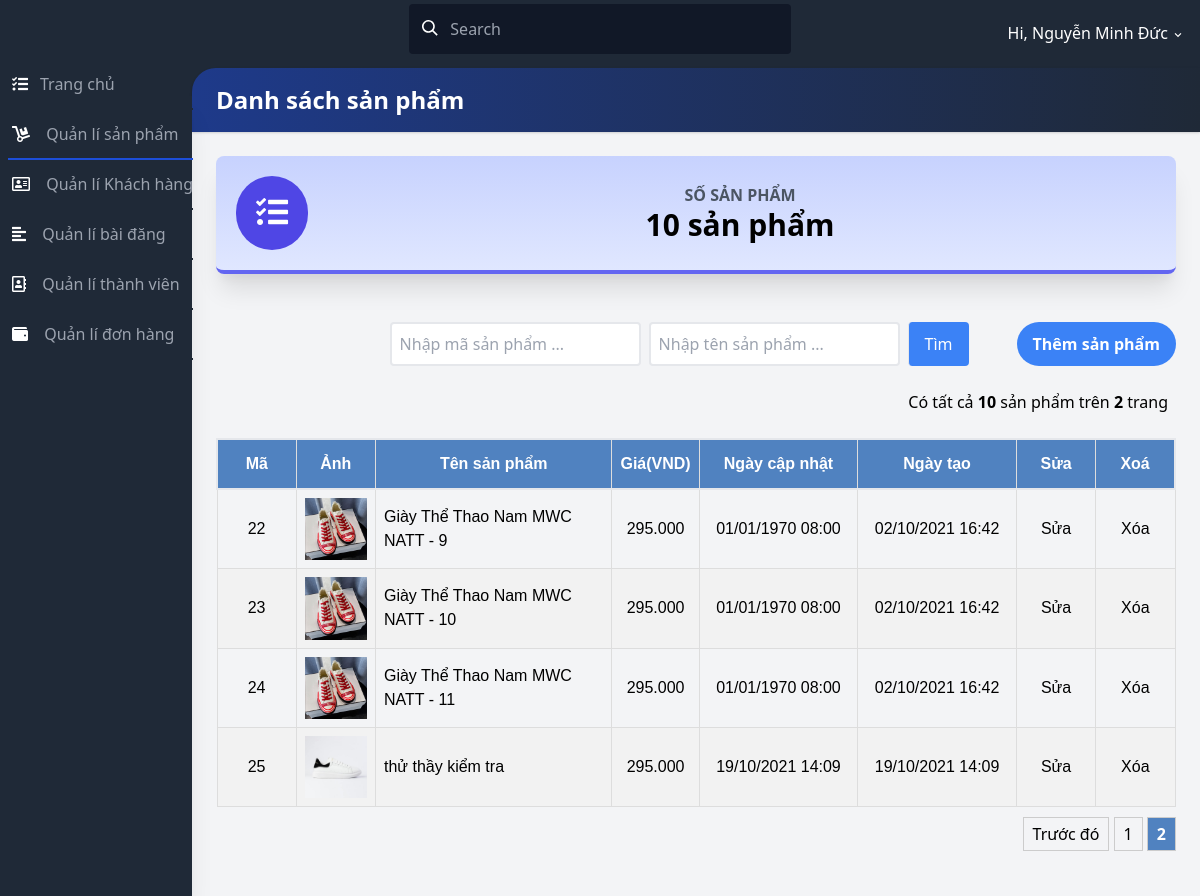
/admin/quanlisanpham.php?per_page=6&page=2 (signed in), run on the app's committed database.
### tables this page shows
CREATE TABLE tbl_qlsanpham (
  masp int(11) NOT NULL AUTO_INCREMENT,
  tensp varchar(255) DEFAULT NULL,
  anhgiuoithieu1 varchar(255) DEFAULT NULL,
  anhgiuoithieu2 varchar(255) DEFAULT NULL,
  anhdaidien varchar(255) DEFAULT NULL,
  giasanpham int(11) DEFAULT NULL,
  giagoc int(11) DEFAULT NULL,
  noidung varchar(5000) DEFAULT NULL,
  ngaytao int(11) DEFAULT NULL,
  nhomsp varchar(255) DEFAULT NULL,
  ngaycapnhat int(11) DEFAULT NULL,
  PRIMARY KEY (masp)
);

### admin/quanlisanpham.php (the view, shortened to what this page needs)
<?php
    include './connect_db.php';
    $item_per_page = !empty($_GET['per_page']) ? $_GET['per_page'] : 6;
    $current_page = !empty($_GET['page']) ? $_GET['page'] : 1;
    $offset = ($current_page - 1) * $item_per_page;
    $totalRecords = mysqli_query($con, "SELECT * FROM `tbl_qlsanpham`");
    $totalRecords = $totalRecords->num_rows;
    $totalPages = ceil($totalRecords / $item_per_page);
    if (!empty($where)) {
        $result = mysqli_query($con,
            "SELECT * FROM `tbl_qlsanpham` where (" . $where . ") ORDER BY `masp` ASC  LIMIT " . $item_per_page .
            " OFFSET " . $offset);
    } else {
        $result = mysqli_query($con,
            "SELECT * FROM `tbl_qlsanpham` ORDER BY `masp` ASC  LIMIT " . $item_per_page . " OFFSET " . $offset);
    }
?>
<!DOCTYPE html>
<html lang="en">
<head>
    <link href="https://use.fontawesome.com/releases/v5.3.1/css/all.css"
          rel="stylesheet">
    <link href="https://unpkg.com/tailwindcss@^2/dist/tailwind.min.css"
          rel="stylesheet">
    <link href="https://afeld.github.io/emoji-css/emoji.css" rel="stylesheet">
    <link href="css/test.css" rel="stylesheet">
</head>
<body class="bg-gray-800 font-sans leading-normal tracking-normal mt-12">
<nav class="fixed top-0 z-20 px-1 pt-2 pb-1 mt-0 w-full h-auto bg-gray-800 md:pt-1">
    <div class="flex flex-wrap items-center">
        <div class="flex flex-shrink justify-center text-white md:w-1/3 md:justify-start">
            <a href="#">
                <span class="pl-2 text-xl"><i class="em em-grinning"></i></span>
            </a>
        </div>
        <div class="flex flex-1 justify-center px-2 text-white md:w-1/3 md:justify-start">
                <span class="relative w-full">
                    <input class="px-2 py-3 pl-10 w-full leading-normal text-white bg-gray-900 rounded border border-transparent transition appearance-none focus:outline-none focus:border-gray-400"
                           placeholder="Search"
                           type="search">
                    <div class="absolute search-icon"
                         style="top: 1rem; left: .8rem;">
                        <svg class="w-4 h-4 text-white pointer-events-none fill-current"
                             viewBox="0 0 20 20"
                             xmlns="http://www.w3.org/2000/svg">
                            <path d="M12.9 14.32a8 8 0 1 1 1.41-1.41l5.35 5.33-1.42 1.42-5.33-5.34zM8 14A6 6 0 1 0 8 2a6 6 0 0 0 0 12z"></path>
                        </svg>
                    </div>
                </span>
        </div>
        <div class="flex justify-between content-center pt-2 w-full md:w-1/3 md:justify-end">
            <ul class="flex flex-1 justify-between items-center list-reset md:flex-none">
                <li class="flex-1 md:flex-none md:mr-3">
                    <div class="inline-block relative">
                        <button class="text-white drop-button focus:outline-none"
                                onclick="toggleDD('myDropdown')"><span
                                    class="pr-2"></span> <?php
                                echo 'Hi, ' . $_SESSION['dangnhap1'] ?>
                            <svg class="inline h-3 fill-current"
                                 viewBox="0 0 20 20"
                                 xmlns="http://www.w3.org/2000/svg">
                                <path d="M9.293 12.95l.707.707L15.657 8l-1.414-1.414L10 10.828 5.757 6.586 4.343 8z"/>
                            </svg>
                        </button>
                    </div>
                </li>
            </ul>
        </div>
    </div>
</nav>
<div class="flex flex-col md:flex-row">
    <div class="bg-gray-800 shadow-xl h-16 fixed bottom-0 mt-12 md:relative md:h-screen z-10 w-full md:w-48">
        <div class="md:mt-12 md:w-50 md:fixed md:left-0 md:top-0 content-center md:content-start text-left justify-between">
            <ul class="list-reset flex flex-row md:flex-col py-0 md:py-3 px-1 md:px-2 text-center md:text-left">
                <li class="mr-3 flex-1">
                    <a class="block py-1 md:py-3 pl-1 align-middle text-white no-underline hover:text-white border-b-2 border-gray-800 hover:border-pink-500"
                       href="./trangchu.php">
                        <i class="fas fa-tasks pr-0 md:pr-3"></i><span
                                class="pb-1 md:pb-0 text-xs md:text-base text-gray-600 md:text-gray-400 block md:inline-block">Trang chủ</span>
                    </a>
                </li>
                <li class="mr-3 flex-1">
                    <a class="block py-1 md:py-3 pl-1 align-middle text-white no-underline hover:text-white border-b-2 border-gray-800 border-blue-700"
                       href="./quanlisanpham.php">
                        <i class="fas fa-dolly md:pr-3"></i>
                        <span
                                class="pb-1 md:pb-0 text-xs md:text-base text-gray-600 md:text-gray-400 block md:inline-block">Quản lí sản phẩm</span>
                    </a>
                </li>
                <li class="mr-3 flex-1">
                    <a class="block py-1 md:py-3 pl-1 align-middle text-white no-underline hover:text-white border-b-2 border-gray-800 hover:border-yellow-400"
                       href="./quanlikhachhang.php">
                        <i class="far fa-address-card md:pr-3"></i>
                        <span
                                class="pb-1 md:pb-0 text-xs md:text-base text-gray-600 md:text-gray-400 block md:inline-block">Quản lí Khách hàng</span>
                    </a>
                </li>
                <li class="mr-3 flex-1">
                    <a class="block py-1 md:py-3 pl-1 align-middle text-white no-underline hover:text-white border-b-2 border-gray-800 hover:border-blue-500"
                       href="./quanlibaidang.php">
                        <i class="fas fa-align-left md:pr-3"></i>
                        <span
                                class="pb-1 md:pb-0 text-xs md:text-base text-gray-600 md:text-gray-400 block md:inline-block">Quản lí bài đăng</span>
                    </a>
                </li>
                <li class="mr-3 flex-1">
                    <a class="block py-1 md:py-3 pl-0 md:pl-1 align-middle text-white no-underline hover:text-white border-b-2 border-gray-800 hover:border-pink-400"
                       href="./quanlithanhvien.php">
                        <i class="far fa-address-book md:pr-3"></i>
                        <span
                                class="pb-1 md:pb-0 text-xs md:text-base text-gray-600 md:text-gray-400 block md:inline-block">Quản lí thành viên</span>
                    </a>
                </li>
                <li class="mr-3 flex-1">
                    <a class="block py-1 md:py-3 pl-0 md:pl-1 align-middle text-white no-underline hover:text-white border-b-2 border-gray-800 hover:border-green-400"
                       href="./quanlidonhang.php">
                        <i class="fas fa-wallet md:pr-3"></i>
                        <span
                                class="pb-1 md:pb-0 text-xs md:text-base text-gray-600 md:text-gray-400 block md:inline-block">Quản lí đơn hàng</span>
                    </a>
                </li>
            </ul>
        </div>
    </div>
    <div class="main-content flex-1 bg-gray-100 mt-12 md:mt-2 pb-24 md:pb-5">
        <div class="bg-gray-800 pt-3">
            <div class="rounded-tl-3xl bg-gradient-to-r from-blue-900 to-gray-800 p-4 shadow text-2xl text-white">
                <h3 class="font-bold pl-2">Danh sách sản phẩm</h3>
            </div>
        </div>
        <div class="flex flex-wrap">
            <div class="w-full p-6">
                <div class="bg-gradient-to-b from-indigo-200 to-indigo-100 border-b-4 border-indigo-500 rounded-lg shadow-xl p-5">
                    <div class="flex flex-row items-center">
                        <div class="flex-shrink pr-4">
                            <div class="rounded-full p-5 bg-indigo-600"><i
                                        class="fas fa-tasks fa-2x fa-inverse"></i>
                            </div>
                        </div>
                        <div class="flex-1 text-right md:text-center">
                            <h5 class="font-bold uppercase text-gray-600">Số sản
                                phẩm</h5>
                            <h3 class="font-bold text-3xl"><?= $totalRecords ?> sản phẩm</h3>
                        </div>
                    </div>
                </div>
            </div>
            <div class="w-full p-6 flex flex-row-reverse">
                <button class=" ml-8 bg-blue-500 hover:bg-blue-700 text-white font-bold py-2 px-4 rounded-full">
                    <a
                            href="./themsanpham.php">Thêm sản
                        phẩm</a>
                </button>
                <div class="mr-2 flex items-center justify-center ">
                    <form action="quanlisanpham.php?action=search" method="POST">
                        <div class="flex ">
                            <input type="text"
                                   class="border-2 border-gray-200 rounded px-2 py-2 w-30"
                                   placeholder="Nhập mã sản phẩm ..." name="masp"
                                   value="<?= !empty($masp) ? $masp : "" ?>"/>
                            <input type="text"
                                   class="border-2 border-gray-200 rounded mr-2 px-2 ml-2 py-2 w-30"
                                   placeholder="Nhập tên sản phẩm ..." name="tensp"
                                   value="<?= !empty($tensp) ? $tensp : "" ?>"/>
                            <button type="submit" value="Tìm"
                                    class=" rounded px-4 mr-2 text-white bg-blue-500 border-l  ">
                                Tìm
                            </button>
                        </div>
                    </form>
                </div>
            </div>
            <div class="flex w-full mr-8 justify-end">
                <div>Có tất cả <strong><?= $totalRecords ?></strong> sản phẩm trên <strong><?= $totalPages ?></strong>
                    trang
                </div>
            </div>
            <div class="w-full p-6">
                <table id="table_customers">
                    <thead class="bg-blue-300">
                    <tr class="border-2">
                        <th class="w-1/12 ">Mã</th>
                        <th class="w-1/12 ">Ảnh</th>
                        <th class="w-3/12 ">Tên sản phẩm</th>
                        <th class="w-1/12 ">Giá(VND)</th>
                        <th class="w-2/12 ">Ngày cập nhật</th>
                        <th class="w-2/12 ">Ngày tạo</th>
                        <th class="w-1/12 ">Sửa</th>
                        <th class="w-1/12 ">Xoá</th>
                    </tr>
                    </thead>
                    <tbody>
                    <?php
                        while ($row = mysqli_fetch_array($result)) {
                            ?>
                            <tr>
                                <td class="text-center"><?= $row['masp'] ?></td>
                                <td><img height="100"
                                         src="<?= $row['anhdaidien'] ?>"
                                         width="100"/></td>
                                <td><?= $row['tensp'] ?></td>
                                <td class="text-center"><?= number_format($row['giasanpham'], 0, ",", ".") ?> </td>
                                <td class="text-center"><?= date('d/m/Y H:i', $row['ngaycapnhat']) ?></td>
                                <td class="text-center"><?= date('d/m/Y H:i', $row['ngaytao']) ?></td>
                                <td class="text-center doimau"><a
                                            href="./edit_qlsanpham.php?masp=<?= $row['masp'] ?>">Sửa</a>
                                </td>
                                <td class="text-center doimau"><a
                                            href="./delete_qlsanpham.php?masp=<?= $row['masp'] ?>">Xóa</a>
                                </td>
                            </tr>
                            <?php
                        } ?>
                    </tbody>
                </table>
                <?php
                    include './pagination.php';
                ?>
            </div>
        </div>
    </div>
</div>
</body>
</html>

### admin/css/test.css (style rules this page uses)
#table_customers { font-family: Arial, Helvetica, sans-serif; border-collapse: collapse; width: 100%; }
#table_customers td, #table_customers th { border: 1px solid #ddd; padding: 8px; }
#table_customers tr:nth-child(even) { background-color: #f2f2f2; }
#table_customers th { padding-top: 12px; padding-bottom: 12px; text-align: center; background-color: #5082c0; color: white; }

### data on the page
tbl_qlsanpham: masp "22", anhdaidien (picture), tensp "Giày Thể Thao Nam MWC NATT - 9", giasanpham "295.000", ngaycapnhat "01/01/1970 08:00", ngaytao "02/10/2021 16:42"
tbl_qlsanpham: masp "23", anhdaidien (picture), tensp "Giày Thể Thao Nam MWC NATT - 10", giasanpham "295.000", ngaycapnhat "01/01/1970 08:00", ngaytao "02/10/2021 16:42"
tbl_qlsanpham: masp "24", anhdaidien (picture), tensp "Giày Thể Thao Nam MWC NATT - 11", giasanpham "295.000", ngaycapnhat "01/01/1970 08:00", ngaytao "02/10/2021 16:42"
tbl_qlsanpham: masp "25", anhdaidien (picture), tensp "thử thầy kiểm tra", giasanpham "295.000", ngaycapnhat "19/10/2021 14:09", ngaytao "19/10/2021 14:09"

### other printed values
$_SESSION['dangnhap1'] "Nguyễn Minh Đức"
$totalRecords "10"
$totalPages "2"
